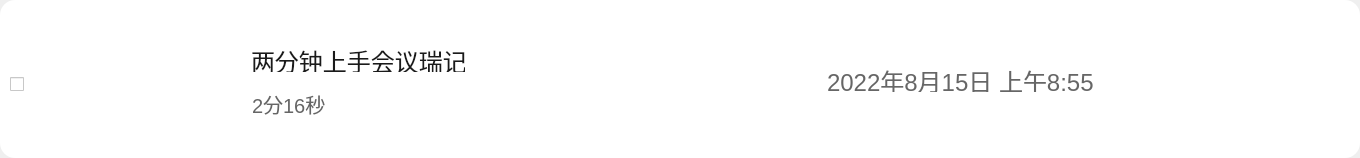
<?xml version="1.0" encoding="UTF-8"?>
<ui version="4.0">
 <class>BinListitem</class>
 <widget class="QWidget" name="BinListitem">
  <property name="geometry">
   <rect>
    <x>0</x>
    <y>0</y>
    <width>1360</width>
    <height>158</height>
   </rect>
  </property>
  <property name="windowTitle">
   <string>Form</string>
  </property>
  <widget class="QWidget" name="widget" native="true">
   <property name="geometry">
    <rect>
     <x>0</x>
     <y>0</y>
     <width>1360</width>
     <height>158</height>
    </rect>
   </property>
   <property name="styleSheet">
    <string notr="true">background-color: rgb(255, 255, 255);border-radius:15px;</string>
   </property>
   <widget class="PictureBox" name="thumbnail" native="true">
    <property name="geometry">
     <rect>
      <x>44</x>
      <y>30</y>
      <width>176</width>
      <height>99</height>
     </rect>
    </property>
   </widget>
   <widget class="QLabel" name="lb_title">
    <property name="geometry">
     <rect>
      <x>251</x>
      <y>48</y>
      <width>214</width>
      <height>24</height>
     </rect>
    </property>
    <property name="font">
     <font>
      <pointsize>18</pointsize>
     </font>
    </property>
    <property name="styleSheet">
     <string notr="true">color:rgba(26, 26, 26, 1)</string>
    </property>
    <property name="text">
     <string>两分钟上手会议瑞记</string>
    </property>
   </widget>
   <widget class="QLabel" name="lb_duration">
    <property name="geometry">
     <rect>
      <x>252</x>
      <y>91</y>
      <width>101</width>
      <height>25</height>
     </rect>
    </property>
    <property name="font">
     <font>
      <pointsize>15</pointsize>
     </font>
    </property>
    <property name="styleSheet">
     <string notr="true">color:rgba(102, 102, 102, 1)</string>
    </property>
    <property name="text">
     <string>2分16秒</string>
    </property>
   </widget>
   <widget class="QLabel" name="lb_createTime">
    <property name="geometry">
     <rect>
      <x>827</x>
      <y>68</y>
      <width>281</width>
      <height>24</height>
     </rect>
    </property>
    <property name="font">
     <font>
      <pointsize>18</pointsize>
     </font>
    </property>
    <property name="styleSheet">
     <string notr="true">color:rgba(102, 102, 102, 1)</string>
    </property>
    <property name="text">
     <string>2022年8月15日 上午8:55</string>
    </property>
   </widget>
   <widget class="PictureBox" name="trash_pic" native="true">
    <property name="geometry">
     <rect>
      <x>1301</x>
      <y>67</y>
      <width>38</width>
      <height>38</height>
     </rect>
    </property>
   </widget>
   <widget class="QLabel" name="id">
    <property name="geometry">
     <rect>
      <x>1210</x>
      <y>20</y>
      <width>69</width>
      <height>20</height>
     </rect>
    </property>
    <property name="text">
     <string/>
    </property>
   </widget>
   <widget class="QCheckBox" name="checkBox">
    <property name="geometry">
     <rect>
      <x>10</x>
      <y>74</y>
      <width>21</width>
      <height>20</height>
     </rect>
    </property>
    <property name="text">
     <string/>
    </property>
   </widget>
   <widget class="PictureBox" name="recover_pic" native="true">
    <property name="geometry">
     <rect>
      <x>1240</x>
      <y>67</y>
      <width>38</width>
      <height>38</height>
     </rect>
    </property>
   </widget>
  </widget>
 </widget>
 <customwidgets>
  <customwidget>
   <class>PictureBox</class>
   <extends>QWidget</extends>
   <header>picturebox.h</header>
   <container>1</container>
  </customwidget>
 </customwidgets>
 <resources/>
 <connections/>
</ui>
